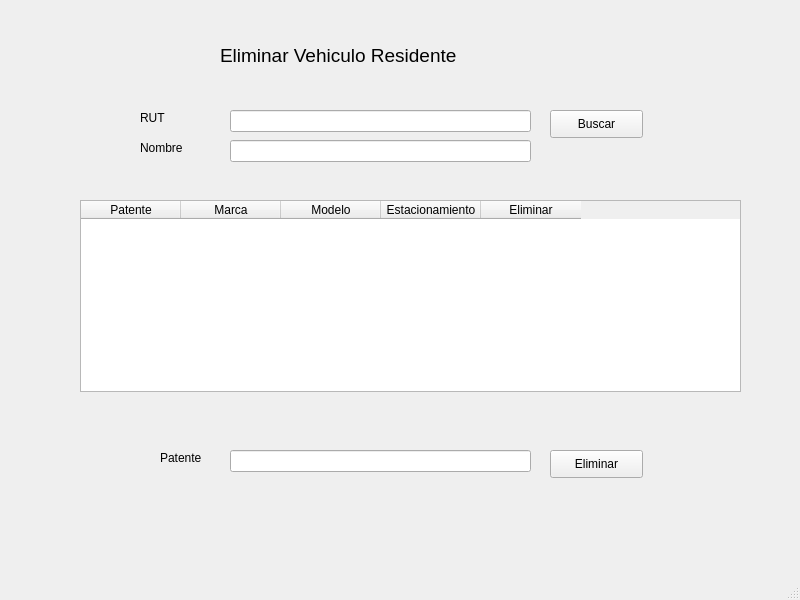
<?xml version="1.0" encoding="UTF-8"?>
<ui version="4.0">
 <class>MainEliminarVehiculo</class>
 <widget class="QMainWindow" name="MainEliminarVehiculo">
  <property name="geometry">
   <rect>
    <x>0</x>
    <y>0</y>
    <width>800</width>
    <height>600</height>
   </rect>
  </property>
  <property name="windowTitle">
   <string>MainWindow</string>
  </property>
  <widget class="QWidget" name="centralwidget">
   <widget class="QLabel" name="label">
    <property name="geometry">
     <rect>
      <x>220</x>
      <y>40</y>
      <width>301</width>
      <height>31</height>
     </rect>
    </property>
    <property name="font">
     <font>
      <pointsize>14</pointsize>
     </font>
    </property>
    <property name="text">
     <string>Eliminar Vehiculo Residente</string>
    </property>
   </widget>
   <widget class="QLabel" name="label_2">
    <property name="geometry">
     <rect>
      <x>140</x>
      <y>110</y>
      <width>55</width>
      <height>16</height>
     </rect>
    </property>
    <property name="text">
     <string>RUT</string>
    </property>
   </widget>
   <widget class="QLineEdit" name="txtRut">
    <property name="geometry">
     <rect>
      <x>230</x>
      <y>110</y>
      <width>301</width>
      <height>22</height>
     </rect>
    </property>
   </widget>
   <widget class="QPushButton" name="btnBuscar">
    <property name="geometry">
     <rect>
      <x>550</x>
      <y>110</y>
      <width>93</width>
      <height>28</height>
     </rect>
    </property>
    <property name="text">
     <string>Buscar</string>
    </property>
   </widget>
   <widget class="QLineEdit" name="txtNombre">
    <property name="geometry">
     <rect>
      <x>230</x>
      <y>140</y>
      <width>301</width>
      <height>22</height>
     </rect>
    </property>
    <property name="readOnly">
     <bool>true</bool>
    </property>
   </widget>
   <widget class="QLabel" name="label_3">
    <property name="geometry">
     <rect>
      <x>140</x>
      <y>140</y>
      <width>55</width>
      <height>16</height>
     </rect>
    </property>
    <property name="text">
     <string>Nombre</string>
    </property>
   </widget>
   <widget class="QTableWidget" name="tableVehiculos">
    <property name="geometry">
     <rect>
      <x>80</x>
      <y>200</y>
      <width>661</width>
      <height>192</height>
     </rect>
    </property>
    <column>
     <property name="text">
      <string>Patente</string>
     </property>
    </column>
    <column>
     <property name="text">
      <string>Marca</string>
     </property>
    </column>
    <column>
     <property name="text">
      <string>Modelo</string>
     </property>
    </column>
    <column>
     <property name="text">
      <string>Estacionamiento</string>
     </property>
    </column>
    <column>
     <property name="text">
      <string>Eliminar</string>
     </property>
    </column>
   </widget>
   <widget class="QLineEdit" name="txtPatente">
    <property name="geometry">
     <rect>
      <x>230</x>
      <y>450</y>
      <width>301</width>
      <height>22</height>
     </rect>
    </property>
   </widget>
   <widget class="QPushButton" name="btnEliminar">
    <property name="geometry">
     <rect>
      <x>550</x>
      <y>450</y>
      <width>93</width>
      <height>28</height>
     </rect>
    </property>
    <property name="text">
     <string>Eliminar</string>
    </property>
   </widget>
   <widget class="QLabel" name="label_4">
    <property name="geometry">
     <rect>
      <x>160</x>
      <y>450</y>
      <width>55</width>
      <height>16</height>
     </rect>
    </property>
    <property name="text">
     <string>Patente</string>
    </property>
   </widget>
  </widget>
  <widget class="QMenuBar" name="menubar">
   <property name="geometry">
    <rect>
     <x>0</x>
     <y>0</y>
     <width>800</width>
     <height>26</height>
    </rect>
   </property>
  </widget>
  <widget class="QStatusBar" name="statusbar"/>
 </widget>
 <resources/>
 <connections/>
</ui>
